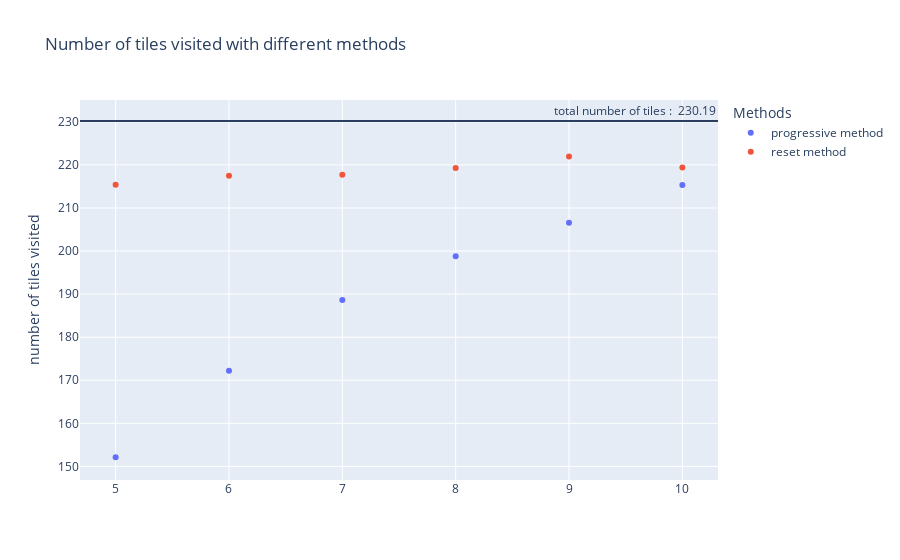

The code cell stored with this chart in its notebook:
### Code cell
fig = go.Figure()
fig.add_trace(go.Scatter(x=nbRefPointBots, y=progMeasuredTiles,
                    mode='markers',
                    name='progressive method'))
fig.add_trace(go.Scatter(x=nbRefPointBots, y=resetMeasuredTiles,
                    mode='markers',
                    name='reset method'))
                    
# fig.add_hline(y=df["surface"].unique()[0], annotation_text='total number of tiles')
fig.add_hline(y=df["surface"].mean(), annotation_text=f'total number of tiles :  {round(df["surface"].mean(),2)}')

fig.update_layout(
    title="Number of tiles visited with different methods",
    yaxis_title="number of tiles visited",
    legend_title="Methods",
)      
fig.show()

### Figure 1 — Plotly figure (JSON) as saved in the notebook; plotly's stock layout.template omitted (floating-point values rounded to 4 significant figures)
{"data": [{"mode": "markers", "name": "progressive method", "type": "scatter", "x": [10, 7, 8, 6, 5, 9], "y": [215.4, 188.6, 198.8, 172.2, 152.1, 206.6]}, {"mode": "markers", "name": "reset method", "type": "scatter", "x": [10, 7, 8, 6, 5, 9], "y": [219.4, 217.7, 219.3, 217.5, 215.4, 221.9]}], "layout": {"annotations": [{"showarrow": false, "text": "total number of tiles :  230.19", "x": 1, "xanchor": "right", "xref": "x domain", "y": 230.2, "yanchor": "bottom", "yref": "y"}], "legend": {"title": {"text": "Methods"}}, "shapes": [{"type": "line", "x0": 0, "x1": 1, "xref": "x domain", "y0": 230.2, "y1": 230.2, "yref": "y"}], "title": {"text": "Number of tiles visited with different methods"}, "yaxis": {"title": {"text": "number of tiles visited"}}}}
